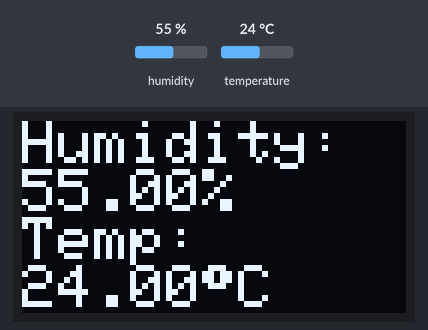
Recording of a sketch running on a simulated Arduino Uno, built with avr-gcc and run on an emulated ATmega328P. On the bench: 128×64 one-colour display. The test bench sets the inputs (shaded band); at power-on: humidity 55 %, temperature 24 °C. What the sketch prints to the serial monitor is not drawn.

Above: at 6.7 s.
6.8 s: humidity set to 22 %
At 17.2 s:
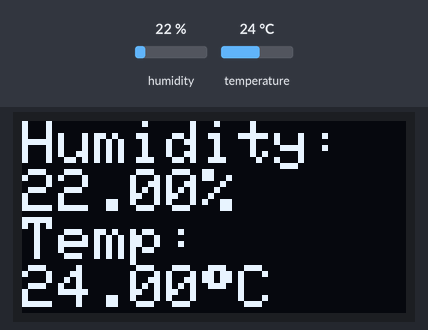
18.1 s: temperature set to 12 °C
At 27.5 s:
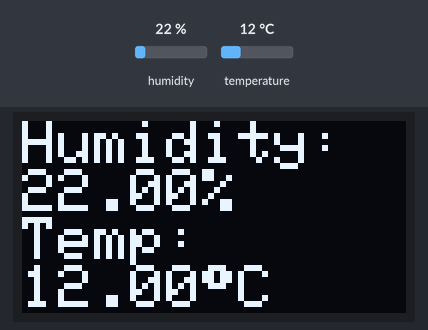
32.1 s: humidity set to 40 %
At 37.9 s:
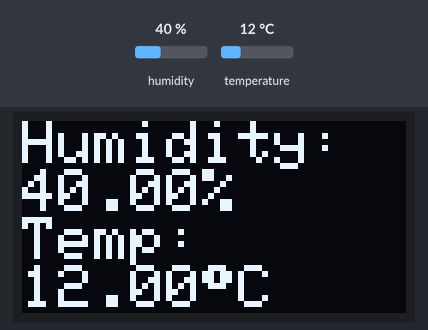
43.4 s: temperature set to 19 °C
At 47.1 s:
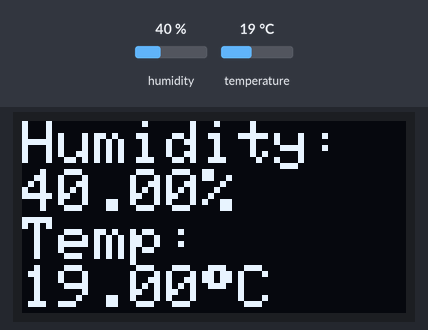
Timing chart, 0 to 48.6 s (numbered marks = the images above; inputs shaded):
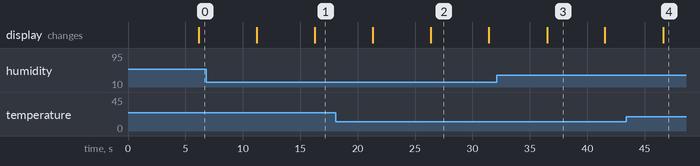

The sketch:

Task05_AWS.ino
```cpp
#include <SPI.h> //Serial Peripheral Interface (SPI) is a synchronous serial data protocol
#include <Wire.h> //Communicate with I2C / TWI devices.

#include <Adafruit_GFX.h>
#include <Adafruit_SSD1306.h>

#include "DHT.h"

#define DHTPIN 15     // Digital pin connected to the DHT sensor

#define DHTTYPE DHT11  // DHT 11

#define SCREEN_WIDTH 128 // OLED 寬度像素
#define SCREEN_HEIGHT 64 // OLED 高度像素

#define OLED_RESET     4 // Reset pin # (or -1 if sharing Arduino reset pin)

DHT dht(DHTPIN, DHTTYPE);  //繼承及建立DHT11物件並命名為dht

// 設定OLED

Adafruit_SSD1306 display(SCREEN_WIDTH, SCREEN_HEIGHT, &Wire, OLED_RESET); //繼承及建立OLED物件並命名為display

//自訂圖形，從Image2LCD轉過來的，尺寸是128x64
static const unsigned char PROGMEM logo_draw[] =
{
0X00,0X00,0X00,0X00,0X00,0X00,0X00,0X00,0X00,0X00,0X00,0X00,0X00,0X00,0X00,0X00,
0X00,0X00,0X00,0X00,0X00,0X00,0X00,0X00,0X00,0X00,0X00,0X00,0X00,0X00,0X00,0X00,
0X00,0X00,0X00,0X06,0X00,0X00,0X00,0X00,0X00,0X00,0X00,0X00,0X00,0X00,0X00,0X00,
0X00,0X00,0X00,0X06,0X00,0X00,0X00,0X00,0X00,0X00,0X00,0X00,0X00,0X00,0X00,0X00,
0X00,0X00,0X00,0X0F,0X00,0X00,0X00,0X00,0X00,0X00,0X00,0X00,0X00,0X00,0X00,0X00,
0X00,0X00,0X00,0X1F,0X80,0X00,0X00,0X00,0X00,0X00,0X00,0X00,0X00,0X00,0X00,0X00,
0X00,0X00,0X00,0X3F,0XC0,0X00,0X00,0X00,0X00,0X00,0X00,0X00,0X00,0X00,0X00,0X00,
0X00,0X00,0X00,0X7F,0XE0,0X00,0X00,0X00,0X00,0X00,0X00,0X00,0X00,0X00,0X00,0X00,
0X00,0X00,0X00,0XFF,0XF0,0X00,0X00,0X00,0X00,0X00,0X00,0X00,0X00,0X00,0X00,0X00,
0X00,0X00,0X01,0XFF,0XF8,0X00,0X00,0X00,0X00,0X00,0X00,0X00,0X00,0X00,0X00,0X00,
0X00,0X00,0X03,0XFF,0XFC,0X00,0X00,0X00,0X00,0X00,0X00,0X00,0X00,0X00,0X00,0X00,
0X00,0X00,0X07,0XFF,0XFE,0X00,0X00,0X00,0X00,0X00,0X00,0X00,0X00,0X00,0X00,0X00,
0X00,0X00,0X07,0XFF,0XFE,0X00,0X00,0X00,0X02,0X00,0X00,0X10,0X00,0X00,0X00,0X00,
0X00,0X00,0X0F,0XFF,0XFE,0X00,0X00,0X00,0X03,0X00,0X00,0X38,0X00,0X18,0XFE,0X00,
0X00,0X00,0X0F,0XFF,0XFF,0X00,0X00,0X00,0X07,0XFF,0XE0,0X7F,0XC0,0X18,0XFE,0X00,
0X00,0X00,0X0F,0XFF,0XFF,0X00,0X00,0X00,0X0C,0X00,0X01,0XC1,0X80,0X32,0XC2,0X00,
0X00,0X00,0X0F,0XFF,0XFF,0X00,0X00,0X00,0X1D,0XFF,0XC3,0XFF,0XF0,0X36,0XC2,0X00,
0X00,0X00,0X0F,0XFB,0XFF,0X00,0X00,0X00,0X18,0X00,0X03,0XFF,0XF0,0X7E,0XC2,0X00,
0X00,0X00,0X0F,0XFB,0XFF,0X00,0X00,0X00,0X07,0XFF,0X81,0X86,0X10,0X7C,0XFE,0X00,
0X00,0X00,0X0F,0XF9,0XFE,0X00,0X00,0X00,0X07,0XFF,0X81,0XFF,0XF0,0X18,0XC2,0X00,
0X00,0X00,0X07,0XF9,0XFE,0X00,0X00,0X00,0X04,0XC9,0X80,0X1C,0X00,0X36,0XC2,0X00,
0X01,0XFC,0X07,0XF9,0XFE,0X07,0XF8,0X00,0X06,0XD9,0X80,0XFC,0X10,0X36,0XC2,0X00,
0X07,0XFF,0X07,0XF9,0XFE,0X1F,0XFE,0X00,0X00,0XC1,0X83,0XCE,0X70,0XFE,0XFE,0X00,
0X0F,0XFF,0XC3,0XF9,0XFC,0X3F,0XFF,0X00,0X1F,0XFF,0X80,0X3B,0XC0,0X72,0XFE,0X00,
0X1F,0XFF,0XE3,0XF9,0XFC,0X7F,0XFF,0X80,0X00,0XC1,0X83,0XE7,0X80,0X06,0XC2,0X00,
0X3F,0XEF,0XF3,0XF9,0XFC,0XFF,0XFF,0XC0,0X02,0XD9,0XA3,0X1F,0XC0,0X7A,0XC2,0X00,
0X3F,0X9F,0XF9,0XF5,0XF9,0XFD,0XAF,0XC0,0X0E,0XDD,0XA0,0XF3,0X78,0X5A,0XC2,0X00,
0X7E,0X07,0XF9,0XF5,0XF9,0XFF,0XAF,0XE0,0X1C,0XCE,0XE3,0X9F,0X1C,0XD9,0XFF,0X80,
0X7F,0X8F,0XFD,0XF6,0XF3,0XFB,0X07,0XE0,0X00,0XC4,0XC0,0X1E,0X00,0X51,0XFF,0X00,
0X7E,0X53,0XFC,0XF6,0XF3,0XFD,0XEF,0XE0,0X00,0X00,0X00,0X00,0X00,0X00,0X00,0X00,
0X7F,0X0F,0XFE,0XF6,0XF7,0XFF,0X31,0XE0,0X00,0X00,0X00,0X00,0X00,0X00,0X00,0X00,
0X7F,0X0F,0XFE,0XF6,0XE7,0XFC,0X9B,0XE0,0X00,0X00,0X00,0X00,0X00,0X00,0X00,0X00,
0X7F,0X6F,0XFF,0X76,0XEF,0XFB,0X87,0XE0,0X00,0X00,0X00,0X00,0X00,0X00,0X00,0X00,
0X7F,0XFF,0XFF,0X76,0XEF,0XFF,0XFF,0XE0,0X00,0X00,0X00,0X00,0X00,0X00,0X00,0X00,
0X3F,0XFF,0XFF,0X76,0XCF,0XFF,0XFF,0XC0,0X00,0X00,0X00,0X00,0X00,0X00,0X00,0X00,
0X3F,0XFE,0X3F,0XA6,0XDF,0XC7,0XFF,0XC0,0X00,0X00,0X00,0X00,0X00,0X00,0X00,0X00,
0X1F,0XF8,0X0F,0XAE,0XDF,0X01,0XFF,0X80,0X00,0X00,0X00,0X00,0X00,0X00,0X00,0X00,
0X1F,0XF0,0X0F,0XAE,0XDE,0X00,0XFF,0X00,0X00,0X00,0X00,0X00,0X00,0X00,0X00,0X00,
0X07,0XF0,0X07,0XAF,0X3E,0X00,0XFE,0X00,0X00,0X00,0X00,0X00,0X00,0X00,0X00,0X00,
0X03,0XE0,0X3F,0XFF,0XFF,0X80,0XFC,0X00,0X00,0X00,0X00,0X00,0X00,0X00,0X00,0X00,
0X00,0X00,0X2C,0XE7,0X12,0XC0,0X00,0X00,0X00,0X00,0X00,0X00,0X00,0X00,0X00,0X00,
0X00,0X00,0X27,0XB6,0XB8,0X40,0X00,0X00,0X00,0X00,0X00,0X00,0X00,0X00,0X00,0X00,
0X00,0X00,0X3F,0XF7,0X5A,0XC0,0X00,0X00,0X00,0X00,0X00,0X00,0X00,0X00,0X00,0X00,
0X00,0X00,0X1F,0XFF,0XFF,0X80,0X00,0X00,0X00,0X00,0X00,0X00,0X00,0X00,0X00,0X00,
0X00,0X00,0X07,0XCE,0XBE,0X00,0X00,0X00,0X00,0X00,0X00,0X00,0X00,0X00,0X00,0X00,
0X00,0X03,0X0F,0XF6,0XBF,0X08,0X00,0X00,0X00,0X00,0X00,0X00,0X00,0X00,0X00,0X00,
0X00,0X03,0XFF,0XB6,0XFF,0XFC,0X00,0X00,0X00,0X00,0X00,0X00,0X00,0X00,0X00,0X00,
0X00,0X03,0XFF,0XB6,0XDF,0XF8,0X00,0X00,0X08,0X9D,0XEF,0X31,0X10,0X73,0XC7,0X00,
0X00,0X01,0XFF,0X35,0XDF,0XF8,0X00,0X00,0X0D,0X90,0X48,0X31,0XB0,0X8A,0X28,0X00,
0X00,0X01,0XFF,0X79,0XCF,0XF8,0X00,0X00,0X0D,0X9C,0X4E,0X29,0XB0,0X8A,0X48,0X00,
0X00,0X00,0XFC,0X79,0XE7,0XF0,0X00,0X00,0X0C,0X90,0X48,0X79,0XB0,0X8A,0X89,0X00,
0X00,0X00,0X30,0X79,0XE1,0XC0,0X00,0X00,0X0A,0X90,0X48,0X49,0X52,0XCA,0X49,0X00,
0X00,0X00,0X00,0XFF,0XF0,0X00,0X00,0X00,0X0A,0X9C,0X4F,0X45,0X52,0X32,0X27,0X00,
0X00,0X00,0X00,0XFF,0XF0,0X00,0X00,0X00,0X00,0X00,0X00,0X00,0X00,0X00,0X00,0X00,
0X00,0X00,0X01,0XFF,0XF8,0X00,0X00,0X00,0X00,0X00,0X00,0X00,0X00,0X00,0X00,0X00,
0X00,0X00,0X03,0XFF,0XFC,0X00,0X00,0X00,0X00,0X00,0X00,0X00,0X00,0X00,0X00,0X00,
0X00,0X00,0X00,0X7F,0XE0,0X00,0X00,0X00,0X00,0X00,0X00,0X00,0X00,0X00,0X00,0X00,
0X00,0X00,0X00,0X00,0X00,0X00,0X00,0X00,0X00,0X00,0X00,0X00,0X00,0X00,0X00,0X00,
0X00,0X00,0X00,0X00,0X00,0X00,0X00,0X00,0X00,0X00,0X00,0X00,0X00,0X00,0X00,0X00,
0X00,0X00,0X00,0X00,0X00,0X00,0X00,0X00,0X00,0X00,0X00,0X00,0X00,0X00,0X00,0X00,
0X00,0X00,0X00,0X00,0X00,0X00,0X00,0X00,0X00,0X00,0X00,0X00,0X00,0X00,0X00,0X00,
0X00,0X00,0X00,0X00,0X00,0X00,0X00,0X00,0X00,0X00,0X00,0X00,0X00,0X00,0X00,0X00,
0X00,0X00,0X00,0X00,0X00,0X00,0X00,0X00,0X00,0X00,0X00,0X00,0X00,0X00,0X00,0X00,
0X00,0X00,0X00,0X00,0X00,0X00,0X00,0X00,0X00,0X00,0X00,0X00,0X00,0X00,0X00,0X00,
};

void setup()
{
Serial.begin(9600);
Serial.println(F("DHTxx test!"));

dht.begin();

if(!display.begin(SSD1306_SWITCHCAPVCC, 0x3C)) { // 一般1306 OLED的位址都是0x3C
Serial.println(F("SSD1306 allocation failed"));
for(;;); // Don't proceed, loop forever
}

// 清除畫面


display.clearDisplay();

drawingtest();    // 顯示圖形
}

void loop()
{
// 清除畫面
display.clearDisplay();

drawingtest();    // 顯示圖形
delay(2000);
display.clearDisplay();
delay(2000);

float h = dht.readHumidity();

float t = dht.readTemperature();

float f = dht.readTemperature(true);

float hif = dht.computeHeatIndex(f, h);

float hic = dht.computeHeatIndex(t, h, false);

Serial.print(F("Humidity: "));
Serial.print(h);
Serial.print(F("%  Temperature: "));
Serial.print(t);
Serial.print(F("°C "));
Serial.print(f);
Serial.print(F("°F  Heat index: "));
Serial.print(hic);
Serial.print(F("°C "));
Serial.print(hif);
Serial.println(F("°F"));

display.clearDisplay();
display.setTextColor(1);
display.setTextSize(2);
display.setCursor(0,0);             // 設定起始座標
display.println("Humidity:");        // 要顯示的字串
display.println(h+String("%"));        // 要顯示的字串
//display.setCursor(0,40);             // 設定起始座標
display.println("Temp:");    // 要顯示的字串
display.print(t);
display.print((char)247+String("C"));// 要顯示的字串

display.display();  // 要有這行才會把文字顯示出來
delay(5000);
}

void drawingtest(void)
{
display.clearDisplay();
//顯示圖形，x,y,圖形文字,寬,高,1:OLED預設的顏色(這個會依該OLED的顏色來決定)
display.drawBitmap(0,0,logo_draw, 128, 64, 1);
display.display();  // 要有這行才會把文字顯示出來
delay(1000);
}
```

Measured:
- after the input at 6.8 s, the display: first differs from a run without the input after 9.5 s (image 1)
- after the input at 18.1 s, the display: first differs from a run without the input after 8.3 s (image 2)
- after the input at 32.1 s, the display: changes after 4.4 s (image 3)
- after the input at 43.4 s, the display: changes after 3.2 s (image 4)
- what the display in image 2 shows lasts 5.0 s, from 26.4 s to 31.4 s
